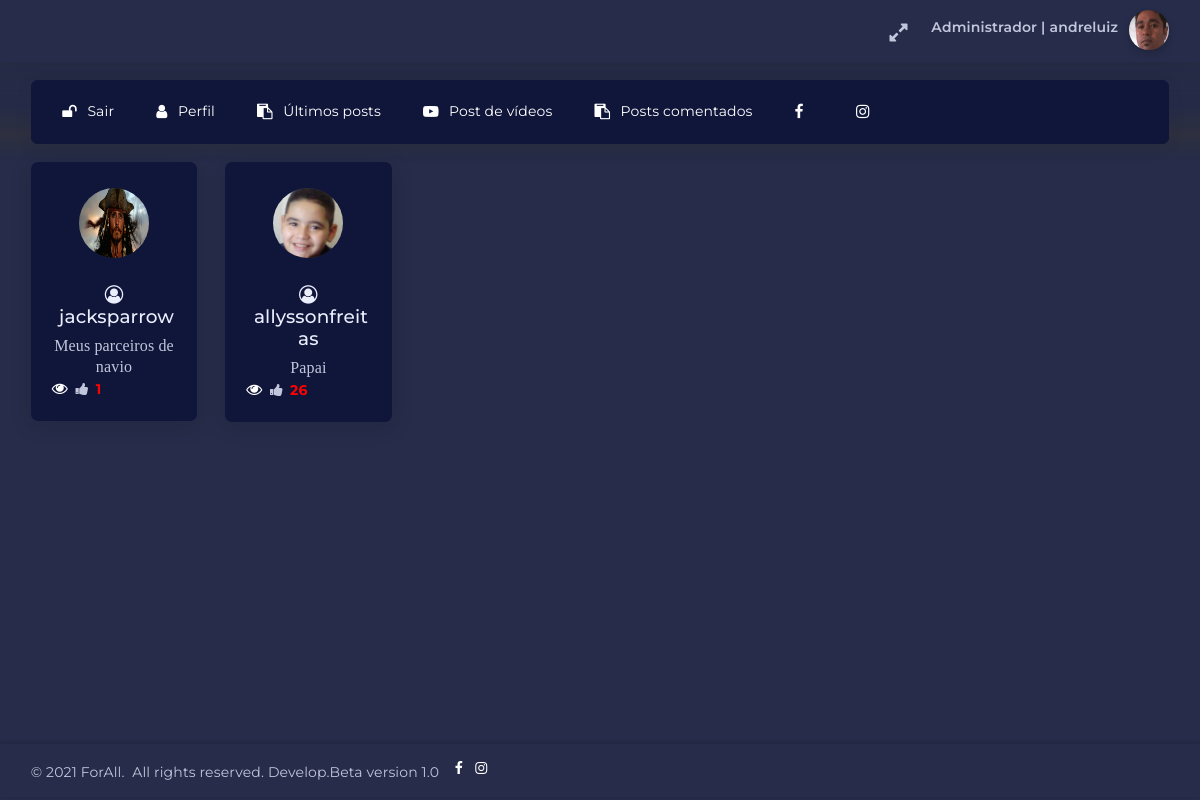
The page /verstories/ (signed in) on the database its author committed.
### paginas/models.py (models this page shows, shortened)
class Perfil(models.Model):
	user = models.OneToOneField(User,null=True, blank=True,on_delete=models.CASCADE)
	cep = models.CharField(max_length=10,null=False,blank=False)
	rua = models.CharField(max_length=60,null=False,blank=False)
	bairro = models.CharField(max_length=40,null=False,blank=False)
	cidade = models.CharField(max_length=40,null=False,blank=False)
	uf     = models.CharField(max_length=2,null=False,blank=False)
	image  = models.ImageField(upload_to='media/perfil', default='media/forall.png',null=False,blank=False, verbose_name='IMAGEM PERFIL :')
	escolaridade = models.CharField(max_length=30,verbose_name='ESCOLARIDADE',null=False,blank=False)
	termos   = models.CharField(max_length=4,verbose_name='TERMO DE USO E POLÍTICA DE PRIVACIDADE',null=False,blank=False)
	data     = models.DateTimeField(auto_now_add=True)
	datamudanca = models.DateTimeField(auto_now=True)

class Momentos(models.Model):
	user      = models.ForeignKey(User,null=True, blank=True,on_delete=models.CASCADE, verbose_name='Postado Por:')
	momento   = models.CharField(max_length=25,null=False,blank=False,verbose_name='TITULO DO MOMENTO. * 25 CARACTERES')
	img1      = models.ImageField(upload_to='media/stories',null=False,blank=False, verbose_name='IMAGEM 1')
	img2      = models.ImageField(upload_to='media/stories',null=False, blank=False, verbose_name='IMAGEM 2')
	descrever  = models.TextField(max_length=100, verbose_name="DESCREVA: NO MÁXIMO 100 CARACTERES",null=True,blank=True)
	visto      = models.IntegerField(default=0, null=True,blank=True)
	criacao    = models.DateTimeField(auto_now_add=True,verbose_name="DATA")
	update_cria= models.DateTimeField(auto_now=True)

### paginas/views.py (the view)
# urls.py: path('verstories/',views.verstories, name='verstories'),
@login_required
def verstories(request):
	momentos = Momentos.objects.all().order_by('-criacao')
	return render(request, 'inicio/vermomentos.html',{'momentos':momentos})

### paginas/templates/inicio/vermomentos.html (shortened to what this page needs)
{% extends "./Base/BasePerfil.html" %}
{% block content %}
{% load embed_video_tags %}
{% load static %}
<div class="horizontal-menu-wrapper">
    <div class="header-navbar navbar-expand-sm navbar navbar-horizontal floating-nav navbar-light navbar-without-dd-arrow navbar-shadow menu-border" role="navigation" data-menu="menu-wrapper">
            <div class="navbar-container main-menu-content" data-menu="menu-container">
                <ul class="nav navbar-nav" id="main-menu-navigation" data-menu="menu-navigation">
                    <li>
                        {% if user.is_authenticated %}
                        <a class="dropdown-item" href="/accounts/logout" style="color: white;"><i class="fa fa-unlock"></i>Sair</a>
                        {% endif %}
                    </li>
                    <li>
                        {% if user.is_authenticated %}
                        <a class="dropdown-item" href="{% url 'perfil' %}" style="color: white;"><i class="fa fa-user"></i>Perfil</a>
                        {% endif %}
                    </li>
                    <li>
                        <a class="dropdown-item" href="{% url 'verpostagens' %}" style="color: white;"><i class="fa fa-clipboard"></i>Últimos posts</a>
                    </li>
                    <li>
                        <a class="dropdown-item" href="{% url 'todosvideos' %}" style="color: white;"><i class="fa fa-youtube-play"></i>Post de vídeos</a>
                    </li>
                    <li>
                        <a class="dropdown-item" href="{% url 'comentados' %}" style="color: white;"><i class="fa fa-clipboard"></i>Posts comentados</a>
                    </li>
                    <li>
                        <a href="https://www.facebook.com/forall.letsgo/" target="_blank" title="Facebook" style="color:white"><i class="fa fa-facebook"></i></a>
                    </li>
                    <li>
                        <a href="https://www.instagram.com/forall2020_/" target="_blank" title="Instagram" style="color:white"><i class="fa fa-instagram"></i></a>
                    </li>
                </ul>
    </div>
</div>
</div>
<div class="app-content content">
    <div class="content-wrapper">
        <div class="content-body">
            <section id="knowledge-base-content">
                <div class="row search-content-info">
                    {% if momentos %}
                    {% for m in momentos%}
                    <div class="col-md-2 col-sm-6 col-12 search-content">
                        <div class="card">
                            <div class="card-header mx-auto">
                                <div class="avatar avatar-xl">
                                    {% if user.perfil.image%}
                                    <img class="img-fluid" src="{{m.user.perfil.image.url}}" alt="img placeholder">
                                    {% endif%}
                                </div>
                            </div>
                            <div class="card-body text-center">
                                <h4><i class="fa fa-user-circle-o"></i>&nbsp;{{m.user}}</h4>
                                <p class="" style="font-family: Times New Roman;font-size: 16px;margin: 0;">{{m.momento}}</p>
                                <div class="d-flex justify-content-between">
                                    <div class="float-left">
                                        <a href="/detalhestories/{{m.id}}" data-toggle="tooltip" data-placement="top" title="Ver detalhe do storie" style="color: white;font-size: 16px;margin: 0;"><i class="fa fa-eye"></i></a>&nbsp;
                                        <i class="fa fa-thumbs-up mr-50"></i><b style="color: red;">{{m.visto}}&nbsp;</b>
                                    </div>
                                </div>
                            </div>
                        </div>
                    </div>
                    {% endfor %}
                    {% endif %}
                </div>
            </section>
        </div>
    </div>
</div>
<div class="drag-target"></div>
{%endblock%}

### paginas/templates/inicio/Base/BasePerfil.html (shortened to what this page needs)
{% load static %}
<!DOCTYPE html>
<html class="loading" lang="pt-br" data-textdirection="ltr">
<head>
    <link rel="stylesheet" type="text/css" href="{% static 'css/animate.css'%}">
    <link rel="stylesheet" type="text/css" href="{% static 'css/appChat.css' %}">
    <link rel="stylesheet" type="text/css" href="{% static 'css/bootstrap.min.css' %}">
    <link rel="stylesheet" type="text/css" href="{% static 'css/bootstrap.css' %}">
    <link rel="stylesheet" type="text/css" href="{% static 'css/bootstrap-extended.css' %}">
    <link rel="stylesheet" type="text/css" href="{% static 'css/colors.css' %}">
    <link rel="stylesheet" type="text/css" href="{% static 'css/components.css' %}">
    <link rel="stylesheet" type="text/css" href="{% static 'css/dark-layout.css' %}">
    <link rel="stylesheet" type="text/css" href="{% static 'css/dropzone.min.css' %}">
    <link rel="stylesheet" type="text/css" href="{% static 'css/datatables.min.css' %}">
    <link rel="stylesheet" type="text/css" href="{% static 'css/dataTables.checkboxes.css' %}">
    <link rel="stylesheet" type="text/css" href="{% static 'css/dropzone.css' %}">
    <link rel="stylesheet" type="text/css" href="{% static 'css/data-list-view.css' %}">
    <link rel="stylesheet" type="text/css" href="{% static 'css/horizontal-menu.css' %}">
    <link rel="stylesheet" type="text/css" href="{% static 'css/eccommence.css' %}">
    <link rel="stylesheet" type="text/css" href="{% static 'css/form-validation.min.css' %}">
    <link rel="stylesheet" type="text/css" href="{% static 'css/pickadate.css' %}">
    <link rel="stylesheet" type="text/css" href="{% static 'css/palette-gradient.min.css' %}">
    <link rel="stylesheet" type="text/css" href="{% static 'css/sweetalert2.min.css'%}">
    <link rel="stylesheet" type="text/css" href="{% static 'css/swiper.min.css' %}">
    <link rel="stylesheet" type="text/css" href="{% static 'css/semi-dark-layout.css' %}">
    <link rel="stylesheet" type="text/css" href="{% static 'css/swiper.css' %}">
    <link rel="stylesheet" type="text/css" href="{% static 'css/select2.min.css' %}">
    <link rel="stylesheet" type="text/css" href="{% static 'css/users.css' %}">
    <link rel="stylesheet" type="text/css" href="{% static 'css/vertical-menu.css' %}">
    <link rel="stylesheet" type="text/css" href="{% static 'css/vendor2.css' %}">
    <link rel="stylesheet" type="text/css" href="{% static 'css/vendors.min.css' %}">
    <link rel="stylesheet" type="text/css" href="{% static 'css/touchspin.css' %}">
    <link rel="stylesheet" type="text/css" href="{% static 'css/dark-layout.css' %}">
    <link rel="stylesheet" type="text/css" href="{% static 'css/semi-dark-layout.css' %}">
    <link rel="stylesheet" type="text/css" href="{% static 'css/animate.css' %}">
</head>
<body class="horizontal-layout horizontal-menu dark-layout 2-columns  navbar-floating footer-static"  data-open="hover" data-menu="horizontal-menu" data-col="2-columns" data-layout="dark-layout" id="topo">
    <nav class="header-navbar navbar-expand-lg navbar navbar-with-menu navbar-fixed navbar-shadow navbar-brand-center">
        <div class="navbar-wrapper">
            <div class="navbar-container content">
                <div class="navbar-collapse" id="navbar-mobile">
                <ul class="nav navbar-nav float-right">
                    <li class="nav-item d-none d-lg-block"><a class="nav-link nav-link-expand"><i class="ficon fa fa-expand"></i></a></li>
                <li class="dropdown dropdown-user nav-item"><a class="dropdown-toggle nav-link dropdown-user-link" href="#" data-toggle="dropdown">
                    <div class="user-nav d-sm-flex d-none">
                        {% if request.user.is_superuser %}
                        <span class="user-name text-bold-600">Administrador | {{user.get_username}}</span>
                        {%else%}
                        <span class="user-name text-bold-600">{{user.get_username}}</span>
                        {%endif%}
                    </div>
                    <span>
                        {% if not user.perfil.image%}
                        <img class="round" src="{% static 'img/forall.png'%}" alt="avatar" height="40" width="40">
                        {% else%}
                        <img class="round" src="{{ user.perfil.image.url }}" alt="avatar" height="40" width="40">
                        {% endif %}
                    </span>
                </a>
            </li>
        </ul>
    </div>
</div>
</div>
</nav>
{% block content %}
{% endblock%}
<footer class="footer footer-static footer-light navbar-shadow">
    <p class="clearfix blue-grey lighten-2 mb-0"><span class="float-md-left d-block d-md-inline-block mt-25">&copy; 2021 ForAll.&nbsp;&nbsp;All rights reserved. Develop.Beta version 1.0</span>&nbsp;&nbsp;
        <a href="https://www.facebook.com/forall.letsgo/" target="_blank" title="Facebook" style="color:white;"><i class="fa fa-facebook"></i></a>
        <a href="https://www.instagram.com/forall2020_/" target="_blank" title="Facebook" style="color:white;text-decoration: none;"><i class="fa fa-instagram"></i>&nbsp;&nbsp;&nbsp;&nbsp;&nbsp;&nbsp;&nbsp;&nbsp;&nbsp;</a>
    </p>
</footer>
</body>
</html>

### paginas/static/css/dark-layout.css (style rules this page uses)
body.dark-layout { background-color: #262c49; }
body.dark-layout h1, body.dark-layout h2, body.dark-layout h3, body.dark-layout h4, body.dark-layout h5, body.dark-layout h6 { color: #ebeefd; }
body.dark-layout [class*="border"] { border-color: #414561 !important; }
body.dark-layout p, body.dark-layout small, body.dark-layout span, body.dark-layout label { color: #c2c6dc; }
body.dark-layout .header-navbar { background-color: #10163a; }
body.dark-layout .header-navbar .navbar-container .nav .nav-item .nav-link { color: #c2c6dc; background-color: transparent; }
body.dark-layout .header-navbar .navbar-container .nav .nav-item .nav-link i { color: #c2c6dc; }
body.dark-layout .nav .nav-item .nav-link { color: #c2c6dc; }
body.dark-layout .nav-tabs .nav-item .nav-link, body.dark-layout .nav-tabs.nav-justified .nav-item .nav-link, body.dark-layout .nav .nav-item .nav-link { background-color: #10163a; }
body.dark-layout .card { background-color: #10163a; }
body.dark-layout .card .card-header, body.dark-layout .card .card-footer { color: #c2c6dc; background-color: #10163a; }
body.dark-layout .card .card-body, body.dark-layout .card .card-footer { color: #c2c6dc; border-color: #414561; }
body.dark-layout .avatar { background-color: #262c49; }

### paginas/static/css/horizontal-menu.css (style rules this page uses)
.horizontal-menu .content { margin-left: 0; }
.horizontal-menu .content .content-wrapper { margin-top: 0 !important; }
.horizontal-menu footer { position: static; }
.horizontal-menu.navbar-floating:not(.blank-page) .app-content { padding-top: 9.75rem; }
.horizontal-menu.navbar-floating .horizontal-menu-wrapper { background: linear-gradient(to bottom, rgba(248, 248, 248, 0.95) 44%, rgba(248, 248, 248, 0.46) 73%, rgba(255, 255, 255, 0) 100%); background-repeat: repeat-x; }
.horizontal-menu.navbar-floating .horizontal-menu-wrapper .navbar-horizontal.floating-nav { margin: 1.3rem 2.2rem 0; }
.horizontal-menu.dark-layout .header-navbar { background: inherit !important; }
.horizontal-menu.dark-layout .horizontal-menu-wrapper { background: linear-gradient(to bottom, rgba(37, 43, 71, 0.76) 44%, rgba(56, 53, 53, 0.46) 73%, rgba(255, 255, 255, 0) 100%); }
.horizontal-menu.dark-layout .horizontal-menu-wrapper .header-navbar { background: #10163a !important; }
.horizontal-menu .horizontal-menu-wrapper { position: fixed; top: 62px; z-index: 990; width: 100%; height: 99px; }
.horizontal-menu .horizontal-menu-wrapper .header-navbar .navbar-container { padding-left: 1rem; padding-right: 1rem; width: 100%; }
.horizontal-menu .header-navbar { background: #fff; z-index: 999 !important; line-height: 1; min-height: auto; }
.horizontal-menu .header-navbar.navbar-horizontal.floating-nav { width: calc(100vw - (100vw - 100%) - calc(2.2rem * 2)); background: #fff; }
.horizontal-menu .header-navbar .navbar-container { padding-left: 2.2rem; padding-right: calc(2.2rem - 1rem); border-radius: 0.5rem; }
.horizontal-menu .header-navbar.navbar-fixed { position: fixed; width: 100%; }
.horizontal-menu .header-navbar.navbar-horizontal ul#main-menu-navigation > li { padding-top: 0.965rem; padding-bottom: 0.965rem; }
.horizontal-menu .header-navbar.navbar-horizontal ul#main-menu-navigation > li i { font-size: 1.11rem; margin-right: 0.75rem; }
.horizontal-menu .header-navbar.navbar-horizontal ul#main-menu-navigation > li > a { padding: 0.75rem 1.25rem 0.75rem 1.25rem; display: flex; margin-right: 0.5rem; }

### rows shown on the page
Momentos: user.perfil.image (picture), user "jacksparrow", momento "Meus parceiros de navio", visto "1"
Momentos: user.perfil.image (picture), user "allyssonfreitas", momento "Papai", visto "26"

### other values the page prints
{{ user.get_username }} "andreluiz"
